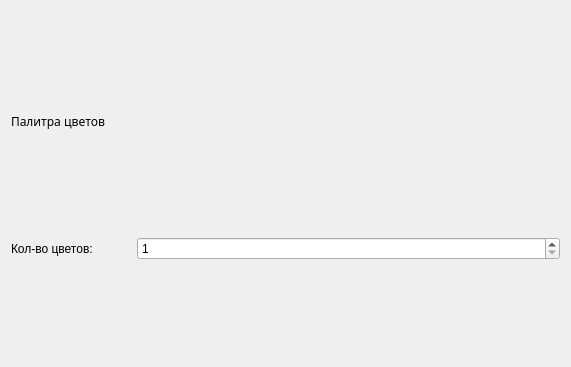
<?xml version="1.0" encoding="UTF-8"?>
<ui version="4.0">
 <class>color_palette</class>
 <widget class="QWidget" name="color_palette">
  <property name="geometry">
   <rect>
    <x>0</x>
    <y>0</y>
    <width>571</width>
    <height>367</height>
   </rect>
  </property>
  <property name="windowTitle">
   <string>Form</string>
  </property>
  <layout class="QGridLayout" name="gridLayout">
   <item row="0" column="0" colspan="2">
    <widget class="QLabel" name="label_7">
     <property name="maximumSize">
      <size>
       <width>16777215</width>
       <height>30</height>
      </size>
     </property>
     <property name="font">
      <font>
       <family>Ravie</family>
      </font>
     </property>
     <property name="text">
      <string>Палитра цветов</string>
     </property>
    </widget>
   </item>
   <item row="1" column="0" colspan="2">
    <layout class="QHBoxLayout" name="layout_2"/>
   </item>
   <item row="2" column="1">
    <widget class="QSpinBox" name="spinBox">
     <property name="minimum">
      <number>1</number>
     </property>
     <property name="maximum">
      <number>10</number>
     </property>
    </widget>
   </item>
   <item row="2" column="0">
    <widget class="QLabel" name="label_spin">
     <property name="maximumSize">
      <size>
       <width>120</width>
       <height>16777215</height>
      </size>
     </property>
     <property name="text">
      <string>Кол-во цветов:</string>
     </property>
    </widget>
   </item>
  </layout>
 </widget>
 <resources/>
 <connections/>
</ui>
